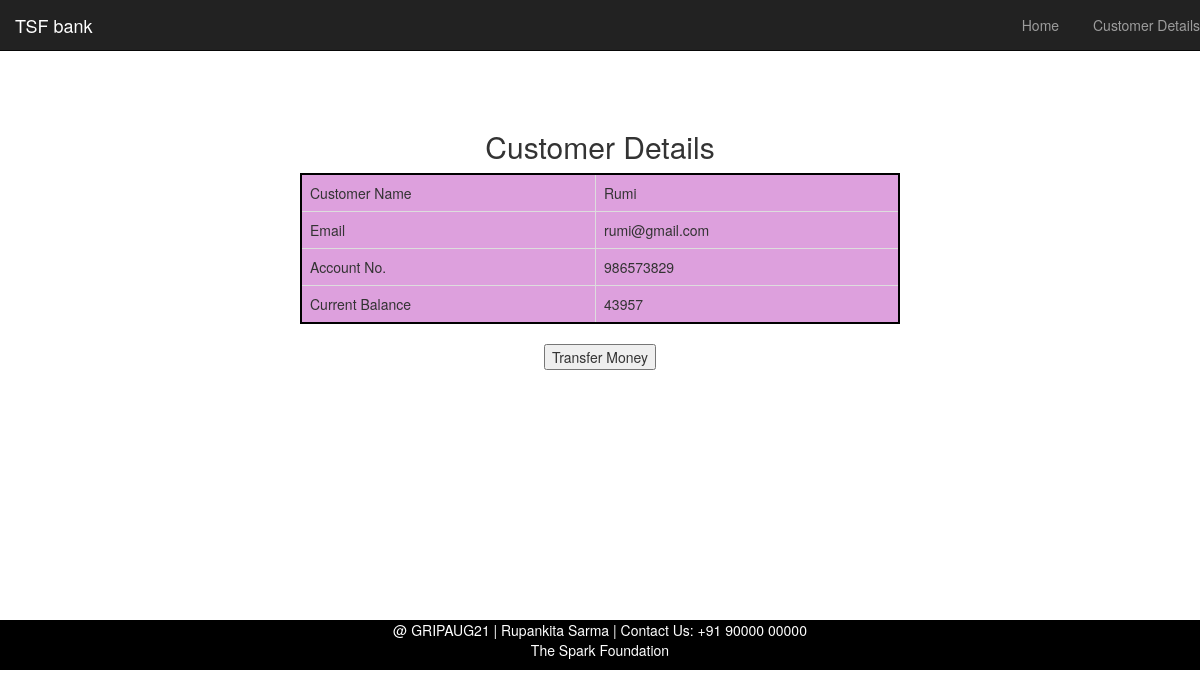
Screenshot of /view.php?id=2 with the database file from the repository.
### tables this page shows
CREATE TABLE IF NOT EXISTS `user` (
  `ID` int(11) NOT NULL,
  `Name` varchar(20) NOT NULL,
  `Email` varchar(20) NOT NULL,
  `Account No` int(11) NOT NULL,
  `Balance` int(11) NOT NULL,
  `View Details` varchar(20) NOT NULL,
  PRIMARY KEY (`ID`)
);

### view.php (the view, shortened to what this page needs)
<!DOCTYPE html>
<html>
    <head>
        <link rel="stylesheet" href="bootstrap/css/bootstrap.min.css" type="text/css">
    </head>
    <body>
        <div>
                <div class="navbar navbar-inverse navbar-fixed-top">
                    <div class="navbar-header">
                    <a class="navbar-brand" href="customer.html">TSF bank</a>
                </div>
                <div class="collapse navbar-collapse" id="myNavbar">
                <ul class="nav navbar-nav navbar-right">
                      <li><a href="customer.html"><span class="glyphicon"></span> Home</a></li>
                      <li><a href="index.php"><span class="glyphicon"></span> Customer Details</a></li>
                    </ul>
                </div>
                </div>
            <div class="banner_content">
                <center>
                    <h2>Customer Details</h2>
                </center>
                    <form action="transfer.php" method="POST">
	<?php
	$id=$_GET['id'];
	$con=mysqli_connect("localhost", "root", "","customers-details","3306");
	$query="select * from user where ID='$id'";
	$result=mysqli_query($con,$query);
	if($result) {
		while($row=mysqli_fetch_array($result))
		{
					$dbname=$row['Name'];
					$dbemail=$row['Email'];
					$dbaccount=$row['Account No'];
					$dbcur_balance=$row['Balance'];
	?>
        <center>
            <table class="table table-bordered table-hover " style="background-color: plum;border: 2px #000 solid;">
		<tr>
			<td>Customer Name</td>
			<td><?php echo $dbname; ?></td>
		</tr>
		<tr>
			<td>Email</td>
			<td><?php echo $dbemail; ?></td>
		</tr>
		<tr>
			<td>Account No.</td>
			<td><?php echo $dbaccount; ?></td>
		</tr>
                <tr>
			<td>Current Balance</td>
			<td><?php echo $dbcur_balance; ?></td>
		</tr>
		<?php
                }
                    }
                ?>
                </table>
            <div>
                <input type="submit" value="Transfer Money" class="button">
            </div>
                </center>
                    </form>
                    </div>
                </div>
                <footer>
            <div>
                <center>
                    <p> @ GRIPAUG21 | Rupankita Sarma | Contact Us: +91 90000 00000<br> The Spark Foundation</p>
                </center>
            </div>
        </footer>
    </body>
</html>

### view.php (style rules this page uses)
body { background-image:url(aimg/image5.jpg) ; background-size: cover; }
footer { background-color: black; position: relative; height: 50px; margin-top: -50px; clear: both; color: white; }
.banner_content { padding-top: 110px; padding-bottom: 300px; padding-left: 300px; padding-right: 300px; }

### rows the page displays
user: Name "Rumi", Email "rumi@gmail.com", Account No "986573829", Balance "43957"
